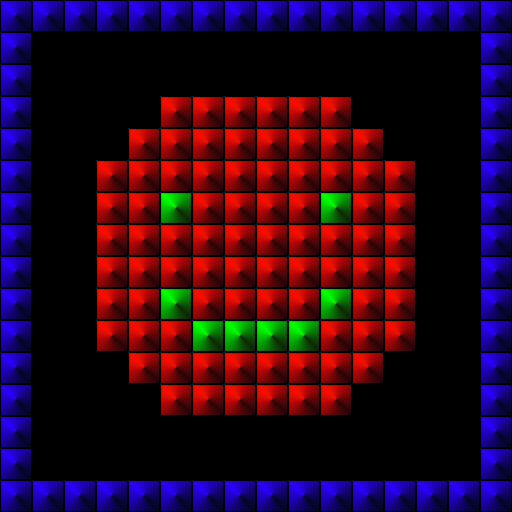

Rendered tile map (Tiled .tmx) drawn with the repository's tilesets; below, a short description and the full map source, tile grids included:
An orthogonal 16x16 tile map with 32x32 px tiles, 1 tile layer (Tile Layer 1).

<map version="1.10" tiledversion="1.11.0" orientation="orthogonal" renderorder="right-down" width="16" height="16" tilewidth="32" tileheight="32" infinite="0" nextlayerid="2" nextobjectid="1">
 <tileset firstgid="1" source="../../tiles/orthogonal_1.tsx" />
 <layer id="1" name="Tile Layer 1" width="16" height="16">
  <data encoding="csv">
2,2,2,2,2,2,2,2,2,2,2,2,2,2,2,2,
2,0,0,0,0,0,0,0,0,0,0,0,0,0,0,2,
2,0,0,0,0,0,0,0,0,0,0,0,0,0,0,2,
2,0,0,0,0,4,4,4,4,4,4,0,0,0,0,2,
2,0,0,0,4,4,4,4,4,4,4,4,0,0,0,2,
2,0,0,4,4,4,4,4,4,4,4,4,4,0,0,2,
2,0,0,4,4,6,4,4,4,4,6,4,4,0,0,2,
2,0,0,4,4,4,4,4,4,4,4,4,4,0,0,2,
2,0,0,4,4,4,4,4,4,4,4,4,4,0,0,2,
2,0,0,4,4,6,4,4,4,4,6,4,4,0,0,2,
2,0,0,4,4,4,6,6,6,6,4,4,4,0,0,2,
2,0,0,0,4,4,4,4,4,4,4,4,0,0,0,2,
2,0,0,0,0,4,4,4,4,4,4,0,0,0,0,2,
2,0,0,0,0,0,0,0,0,0,0,0,0,0,0,2,
2,0,0,0,0,0,0,0,0,0,0,0,0,0,0,2,
2,2,2,2,2,2,2,2,2,2,2,2,2,2,2,2
</data>
 </layer>
</map>